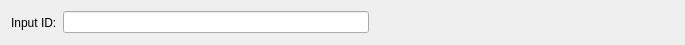
<?xml version="1.0" encoding="UTF-8"?>
<ui version="4.0">
 <class>QnCameraInputBusinessEventWidget</class>
 <widget class="QWidget" name="QnCameraInputBusinessEventWidget">
  <property name="geometry">
   <rect>
    <x>0</x>
    <y>0</y>
    <width>685</width>
    <height>45</height>
   </rect>
  </property>
  <property name="windowTitle">
   <string>Form</string>
  </property>
  <layout class="QHBoxLayout" name="horizontalLayout">
   <item>
    <widget class="QLabel" name="label">
     <property name="text">
      <string>Input ID:</string>
     </property>
    </widget>
   </item>
   <item>
    <widget class="QLineEdit" name="inputIdLineEdit"/>
   </item>
   <item>
    <spacer name="horizontalSpacer">
     <property name="orientation">
      <enum>Qt::Horizontal</enum>
     </property>
     <property name="sizeHint" stdset="0">
      <size>
       <width>40</width>
       <height>20</height>
      </size>
     </property>
    </spacer>
   </item>
  </layout>
 </widget>
 <resources/>
 <connections/>
</ui>
